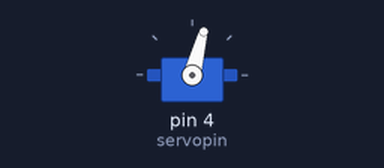
A sketch run on a simulated Arduino Uno, built with avr-gcc and run on an emulated ATmega328P. Shown: servo.

Above: at 0.05 s.
Timing chart, 0 to 3.0 s (numbered marks = the images above):
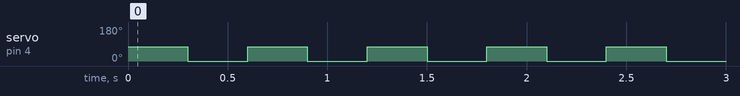

Measured:
- by itself, servo on pin 4 (servopin): alternates 75° for 0.30 s and 0° for 0.30 s

The sketch:

ServoMotor-Jaw.ino
```cpp
#include<Servo.h>

Servo servo1;
int servopin = 4;
void setup() {

  servo1.attach(servopin);
  // put your setup code here, to run once:

}

void loop() {
  servo1.write(75);
  delay(300);
  servo1.write(0);
  delay(300);
  // put your main code here, to run repeatedly:

}
```
